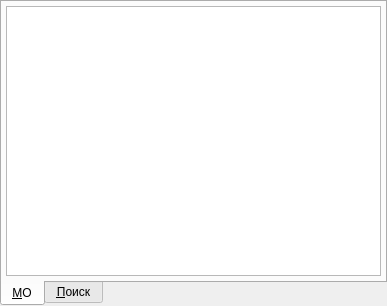
<?xml version="1.0" encoding="UTF-8"?>
<ui version="4.0">
 <class>OrganisationComboBoxPopup</class>
 <widget class="QWidget" name="OrganisationComboBoxPopup">
  <property name="geometry">
   <rect>
    <x>0</x>
    <y>0</y>
    <width>387</width>
    <height>306</height>
   </rect>
  </property>
  <property name="windowTitle">
   <string>Form</string>
  </property>
  <layout class="QHBoxLayout" name="horizontalLayout_2">
   <property name="spacing">
    <number>0</number>
   </property>
   <property name="margin">
    <number>0</number>
   </property>
   <item>
    <widget class="QTabWidget" name="tabWidget">
     <property name="tabPosition">
      <enum>QTabWidget::South</enum>
     </property>
     <property name="currentIndex">
      <number>0</number>
     </property>
     <widget class="QWidget" name="tab">
      <attribute name="title">
       <string>&amp;МО</string>
      </attribute>
      <layout class="QVBoxLayout" name="verticalLayout">
       <property name="spacing">
        <number>4</number>
       </property>
       <property name="margin">
        <number>4</number>
       </property>
       <item>
        <widget class="COrganisationComboBoxListView" name="tblOrganisation"/>
       </item>
      </layout>
     </widget>
     <widget class="QWidget" name="tab_2">
      <attribute name="title">
       <string>&amp;Поиск</string>
      </attribute>
      <layout class="QGridLayout" name="gridLayout">
       <property name="margin">
        <number>4</number>
       </property>
       <property name="spacing">
        <number>4</number>
       </property>
       <item row="0" column="0">
        <widget class="QCheckBox" name="chkArea">
         <property name="enabled">
          <bool>true</bool>
         </property>
         <property name="text">
          <string>&amp;Регион</string>
         </property>
         <property name="checked">
          <bool>false</bool>
         </property>
        </widget>
       </item>
       <item row="0" column="2">
        <widget class="CKLADRComboBox" name="cmbArea">
         <property name="enabled">
          <bool>false</bool>
         </property>
        </widget>
       </item>
       <item row="1" column="0">
        <widget class="QLabel" name="lblInfis">
         <property name="text">
          <string>Код ИН&amp;ФИС</string>
         </property>
         <property name="buddy">
          <cstring>edtInfis</cstring>
         </property>
        </widget>
       </item>
       <item row="1" column="2">
        <widget class="QLineEdit" name="edtInfis"/>
       </item>
       <item row="2" column="0" colspan="2">
        <widget class="QLabel" name="lblName">
         <property name="text">
          <string>&amp;Название содержит</string>
         </property>
         <property name="buddy">
          <cstring>edtName</cstring>
         </property>
        </widget>
       </item>
       <item row="10" column="0">
        <spacer name="verticalSpacer">
         <property name="orientation">
          <enum>Qt::Vertical</enum>
         </property>
         <property name="sizeHint" stdset="0">
          <size>
           <width>20</width>
           <height>40</height>
          </size>
         </property>
        </spacer>
       </item>
       <item row="2" column="2">
        <widget class="QLineEdit" name="edtName"/>
       </item>
       <item row="5" column="0" rowspan="2">
        <widget class="QLabel" name="lblPolisSerial">
         <property name="text">
          <string>Серия</string>
         </property>
         <property name="buddy">
          <cstring>edtPolisSerial</cstring>
         </property>
        </widget>
       </item>
       <item row="11" column="0" colspan="3">
        <layout class="QHBoxLayout" name="horizontalLayout">
         <property name="spacing">
          <number>4</number>
         </property>
         <item>
          <spacer name="horizontalSpacer">
           <property name="orientation">
            <enum>Qt::Horizontal</enum>
           </property>
           <property name="sizeHint" stdset="0">
            <size>
             <width>40</width>
             <height>20</height>
            </size>
           </property>
          </spacer>
         </item>
         <item>
          <widget class="QDialogButtonBox" name="buttonBox">
           <property name="sizePolicy">
            <sizepolicy hsizetype="Maximum" vsizetype="Fixed">
             <horstretch>0</horstretch>
             <verstretch>0</verstretch>
            </sizepolicy>
           </property>
           <property name="orientation">
            <enum>Qt::Horizontal</enum>
           </property>
           <property name="standardButtons">
            <set>QDialogButtonBox::Apply|QDialogButtonBox::Reset</set>
           </property>
           <property name="centerButtons">
            <bool>false</bool>
           </property>
          </widget>
         </item>
        </layout>
       </item>
       <item row="3" column="2">
        <widget class="QLineEdit" name="edtINN"/>
       </item>
       <item row="3" column="0">
        <widget class="QLabel" name="lblINN">
         <property name="text">
          <string>&amp;ИНН</string>
         </property>
         <property name="buddy">
          <cstring>edtINN</cstring>
         </property>
        </widget>
       </item>
       <item row="6" column="2">
        <widget class="COrganisationComboBoxPopupPolicySerialEdit" name="edtPolisSerial"/>
       </item>
       <item row="7" column="0">
        <widget class="QLabel" name="lblOGRN">
         <property name="text">
          <string>ОГРН</string>
         </property>
         <property name="buddy">
          <cstring>edtOGRN</cstring>
         </property>
        </widget>
       </item>
       <item row="9" column="0">
        <widget class="QLabel" name="lblOKATO">
         <property name="text">
          <string>ОКАТО</string>
         </property>
         <property name="buddy">
          <cstring>edtOKATO</cstring>
         </property>
        </widget>
       </item>
       <item row="7" column="2">
        <widget class="QLineEdit" name="edtOGRN"/>
       </item>
       <item row="9" column="2">
        <widget class="QLineEdit" name="edtOKATO"/>
       </item>
      </layout>
     </widget>
    </widget>
   </item>
  </layout>
 </widget>
 <customwidgets>
  <customwidget>
   <class>CKLADRComboBox</class>
   <extends>QComboBox</extends>
   <header>KLADR/kladrComboxes.h</header>
  </customwidget>
  <customwidget>
   <class>COrganisationComboBoxPopupPolicySerialEdit</class>
   <extends>QLineEdit</extends>
   <header>OrganisationComboBoxPopup.h</header>
  </customwidget>
  <customwidget>
   <class>COrganisationComboBoxListView</class>
   <extends>QListView</extends>
   <header>OrganisationComboBoxPopup.h</header>
  </customwidget>
 </customwidgets>
 <tabstops>
  <tabstop>tabWidget</tabstop>
  <tabstop>tblOrganisation</tabstop>
  <tabstop>chkArea</tabstop>
  <tabstop>cmbArea</tabstop>
  <tabstop>edtInfis</tabstop>
  <tabstop>edtName</tabstop>
  <tabstop>edtINN</tabstop>
  <tabstop>edtPolisSerial</tabstop>
  <tabstop>buttonBox</tabstop>
 </tabstops>
 <resources/>
 <connections>
  <connection>
   <sender>chkArea</sender>
   <signal>clicked(bool)</signal>
   <receiver>cmbArea</receiver>
   <slot>setEnabled(bool)</slot>
   <hints>
    <hint type="sourcelabel">
     <x>66</x>
     <y>18</y>
    </hint>
    <hint type="destinationlabel">
     <x>127</x>
     <y>18</y>
    </hint>
   </hints>
  </connection>
 </connections>
</ui>
